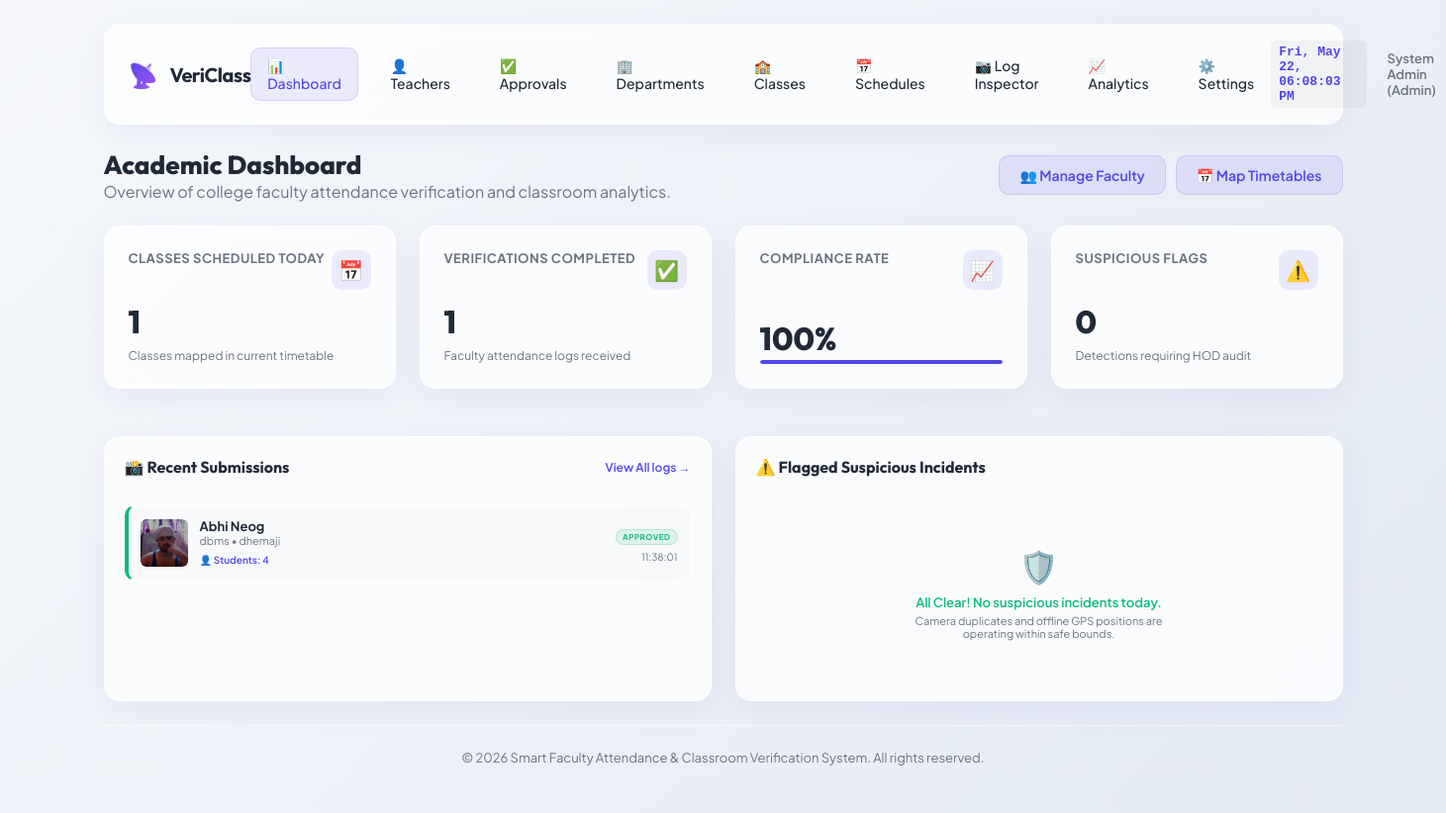
The page /admin/dashboard (signed in) on the database its author committed.
### models.py (models this page shows, shortened)
class ImageRecord(db.Model):
    __tablename__ = 'image_records'
    id = db.Column(db.Integer, primary_key=True)
    image_path = db.Column(db.String(255), nullable=False)
    image_hash = db.Column(db.String(64), nullable=False)
    student_count = db.Column(db.Integer, nullable=False, default=0)

class TeacherProfile(db.Model):
    __tablename__ = 'teacher_profiles'
    id = db.Column(db.Integer, primary_key=True)
    user_id = db.Column(db.Integer, db.ForeignKey('users.id', ondelete='CASCADE'), unique=True, nullable=False)
    employee_id = db.Column(db.String(50), unique=True, nullable=False, index=True)
    name = db.Column(db.String(120), nullable=False)
    phone = db.Column(db.String(20), nullable=True)
    department_id = db.Column(db.Integer, db.ForeignKey('departments.id', ondelete='SET NULL'), nullable=True)
    approval_status = db.Column(db.String(20), default='Pending', nullable=False) # 'Pending', 'Approved', 'Rejected'
    approved_by_id = db.Column(db.Integer, db.ForeignKey('users.id'), nullable=True)
    approved_at = db.Column(db.DateTime, nullable=True)
    user = db.relationship('User', foreign_keys=[user_id], back_populates='profile', lazy=True)
    approver = db.relationship('User', foreign_keys=[approved_by_id], lazy=True)
    timetables = db.relationship('Timetable', backref='teacher_profile', cascade="all, delete-orphan", lazy=True)
    attendance_logs = db.relationship('AttendanceLog', backref='teacher_profile', cascade="all, delete-orphan", lazy=True)

class Timetable(db.Model):
    __tablename__ = 'timetables'
    id = db.Column(db.Integer, primary_key=True)
    teacher_profile_id = db.Column(db.Integer, db.ForeignKey('teacher_profiles.id', ondelete='CASCADE'), nullable=False)
    class_id = db.Column(db.Integer, db.ForeignKey('classes.id', ondelete='CASCADE'), nullable=False)
    subject = db.Column(db.String(100), nullable=False)
    classroom = db.Column(db.String(50), nullable=False)
    day_of_week = db.Column(db.Integer, nullable=False) # 0 = Monday, ..., 6 = Sunday
    period = db.Column(db.String(50), nullable=False, default="Period 1")
    start_time = db.Column(db.Time, nullable=False)
    end_time = db.Column(db.Time, nullable=False)
    attendance_logs = db.relationship('AttendanceLog', backref='timetable', cascade="all, delete-orphan", lazy=True)

class AttendanceLog(db.Model):
    __tablename__ = 'attendance_logs'
    id = db.Column(db.Integer, primary_key=True)
    teacher_profile_id = db.Column(db.Integer, db.ForeignKey('teacher_profiles.id', ondelete='CASCADE'), nullable=False)
    timetable_id = db.Column(db.Integer, db.ForeignKey('timetables.id', ondelete='CASCADE'), nullable=False)
    timestamp = db.Column(db.DateTime, default=datetime.utcnow, nullable=False)
    gps_record_id = db.Column(db.Integer, db.ForeignKey('gps_records.id', ondelete='CASCADE'), unique=True, nullable=False)
    image_record_id = db.Column(db.Integer, db.ForeignKey('image_records.id', ondelete='CASCADE'), unique=True, nullable=False)
    status = db.Column(db.String(20), nullable=False, default='Pending') # 'Approved', 'Suspicious', 'Rejected'
    suspicious_reason = db.Column(db.String(255), nullable=True)
    verification_notes = db.Column(db.Text, nullable=True)
    gps_record = db.relationship('GPSRecord', backref=db.backref('attendance_log', uselist=False), lazy=True)
    image_record = db.relationship('ImageRecord', backref=db.backref('attendance_log', uselist=False), lazy=True)
    def to_dict(self):
        return {
            'id': self.id,
            'teacher_profile_id': self.teacher_profile_id,
            'teacher_name': self.teacher_profile.name if self.teacher_profile else 'Unknown',
            'timetable_id': self.timetable_id,
            'subject': self.timetable.subject if self.timetable else 'Deleted Class',
            'classroom': self.timetable.classroom if self.timetable else 'N/A',
            'class_name': self.timetable.class_section.name if (self.timetable and self.timetable.class_section) else 'N/A',
            'period': self.timetable.period if self.timetable else 'N/A',
            'timestamp': self.timestamp.strftime('%Y-%m-%d %H:%M:%S'),
            'latitude': self.gps_record.latitude if self.gps_record else 0.0,
            'longitude': self.gps_record.longitude if self.gps_record else 0.0,
            'distance_meters': round(self.gps_record.distance_meters, 2) if self.gps_record else 0.0,
            'image_path': self.image_record.image_path if self.image_record else '',
            'image_hash': self.image_record.image_hash if self.image_record else '',
            'student_count': self.image_record.student_count if self.image_record else 0,
            'status': self.status,
            'suspicious_reason': self.suspicious_reason,
            'verification_notes': self.verification_notes
        }

### app.py (the view)
@app.route('/admin/dashboard')
def admin_dashboard():
    if not is_logged_in() or session.get('role') != 'admin':
        flash("Access Denied.", "danger")
        return redirect(url_for('login'))
    now = utils.get_local_now()
    today_start = datetime.datetime.combine(now.date(), datetime.time.min, tzinfo=now.tzinfo)
    today_end = datetime.datetime.combine(now.date(), datetime.time.max, tzinfo=now.tzinfo)
    scheduled_count = Timetable.query.filter_by(day_of_week=now.weekday()).count()
    completed_logs = AttendanceLog.query.filter(AttendanceLog.timestamp.between(today_start, today_end)).all()
    completed_count = len(completed_logs)
    compliance_rate = 0
    if scheduled_count > 0:
        compliance_rate = round((completed_count / scheduled_count) * 100)
    suspicious_count = AttendanceLog.query.filter(
        AttendanceLog.timestamp.between(today_start, today_end),
        AttendanceLog.status == 'Suspicious'
    ).count()
    pending_count = TeacherProfile.query.filter_by(approval_status='Pending').count()
    stats = {
        'scheduled': scheduled_count,
        'completed': completed_count,
        'compliance_rate': min(compliance_rate, 100),
        'suspicious': suspicious_count,
        'pending_registrations': pending_count
    }
    recent_logs = []
    for log in completed_logs[-5:]:  # Last 5 submissions
        recent_logs.append(log.to_dict())
    recent_logs.reverse()
    suspicious_logs = []
    suspicious_entries = AttendanceLog.query.filter(
        AttendanceLog.timestamp.between(today_start, today_end),
        AttendanceLog.status == 'Suspicious'
    ).all()
    for log in suspicious_entries:
        suspicious_logs.append(log.to_dict())
    return render_template('admin_dashboard.html',
                           stats=stats,
                           recent_logs=recent_logs,
                           suspicious_logs=suspicious_logs)

### templates/admin_dashboard.html (shortened to what this page needs)
{% extends "base.html" %}
{% block content %}
<div style="margin-bottom: 24px; display: flex; justify-content: space-between; align-items: center; flex-wrap: wrap; gap: 12px;">
    <div>
        <h2 style="font-family: var(--font-title); font-size: 26px; font-weight: 800;">Academic Dashboard</h2>
        <p style="color: var(--color-text-muted);">Overview of college faculty attendance verification and classroom analytics.</p>
    </div>
    <div style="display: flex; gap: 10px;">
        <a href="{{ url_for('admin_teachers') }}" class="btn btn-secondary">👥 Manage Faculty</a>
        <a href="{{ url_for('admin_timetable') }}" class="btn btn-secondary">📅 Map Timetables</a>
    </div>
</div>
<div class="grid-4" style="margin-bottom: 24px;">
    <div class="glass-card metric-card">
        <div class="metric-header">
            <span class="metric-title">Classes Scheduled Today</span>
            <span class="metric-icon">📅</span>
        </div>
        <div>
            <div class="metric-value">{{ stats.scheduled }}</div>
            <span class="metric-desc">Classes mapped in current timetable</span>
        </div>
    </div>
    <div class="glass-card metric-card">
        <div class="metric-header">
            <span class="metric-title">Verifications Completed</span>
            <span class="metric-icon">✅</span>
        </div>
        <div>
            <div class="metric-value">{{ stats.completed }}</div>
            <span class="metric-desc">Faculty attendance logs received</span>
        </div>
    </div>
    <div class="glass-card metric-card">
        <div class="metric-header">
            <span class="metric-title">Compliance Rate</span>
            <span class="metric-icon">📈</span>
        </div>
        <div>
            <div class="metric-value">{{ stats.compliance_rate }}%</div>
            <div class="metric-desc">
                <div style="width: 100%; height: 4px; background: rgba(0,0,0,0.05); border-radius: 2px; margin-top: 6px; overflow: hidden;">
                    <div style="width: {{ stats.compliance_rate }}%; height: 100%; background: var(--color-primary); border-radius: 2px;"></div>
                </div>
            </div>
        </div>
    </div>
    <div class="glass-card metric-card" style="{% if stats.suspicious > 0 %}border-color: rgba(245,158,11,0.4); background: var(--color-warning-light);{% endif %}">
        <div class="metric-header">
            <span class="metric-title" style="{% if stats.suspicious > 0 %}color: var(--color-warning);{% endif %}">Suspicious Flags</span>
            <span class="metric-icon" style="{% if stats.suspicious > 0 %}background: rgba(245,158,11,0.2); color: var(--color-warning);{% endif %}">⚠️</span>
        </div>
        <div>
            <div class="metric-value" style="{% if stats.suspicious > 0 %}color: var(--color-warning);{% endif %}">{{ stats.suspicious }}</div>
            <span class="metric-desc">Detections requiring HOD audit</span>
        </div>
    </div>
</div>
<div class="grid-2">
    <div class="glass-card" style="padding: 20px;">
        <div style="display: flex; justify-content: space-between; align-items: center; border-bottom: 1px solid var(--border-card); padding-bottom: 12px; margin-bottom: 16px;">
            <h3 style="font-family: var(--font-title); font-size: 16px;">📸 Recent Submissions</h3>
            <a href="{{ url_for('admin_attendance') }}" style="font-size: 12px; font-weight: 600;">View All logs &rarr;</a>
        </div>
        {% if recent_logs %}
            <div style="display: flex; flex-direction: column; gap: 12px;">
                {% for log in recent_logs %}
                    <div style="display: flex; align-items: center; justify-content: space-between; padding: 12px; border-radius: var(--border-radius-md); background: rgba(0,0,0,0.01); border: 1px solid var(--border-card); {% if log.status == 'Suspicious' %}border-left: 4px solid var(--color-warning);{% elif log.status == 'Approved' %}border-left: 4px solid var(--color-success);{% else %}border-left: 4px solid var(--color-danger);{% endif %}">
                        <div style="display: flex; align-items: center; gap: 12px;">
                            <img src="{{ url_for('static', filename=log.image_path.replace('static/', '')) }}" style="width: 48px; height: 48px; border-radius: var(--border-radius-sm); object-fit: cover;" alt="Classroom thumb">
                            <div>
                                <h4 style="font-size: 13px; font-weight: 700;">{{ log.teacher_name }}</h4>
                                <p style="font-size: 11px; color: var(--color-text-muted);">{{ log.subject }} &bull; {{ log.classroom }}</p>
                                <span style="font-size: 10px; color: var(--color-primary); font-weight: 600;">👤 Students: {{ log.student_count }}</span>
                            </div>
                        </div>
                        <div style="text-align: right;">
                            <span class="badge {% if log.status == 'Approved' %}badge-approved{% elif log.status == 'Suspicious' %}badge-suspicious{% else %}badge-rejected{% endif %}" style="font-size: 8px; padding: 2px 6px; margin-bottom: 6px;">
                                {{ log.status }}
                            </span>
                            <p style="font-size: 10px; color: var(--color-text-muted);">{{ log.timestamp.split(' ')[1] }}</p>
                        </div>
                    </div>
                {% endfor %}
            </div>
        {% else %}
            <p style="color: var(--color-text-muted); font-size: 13px; text-align: center; padding: 40px 0;">No attendance records submitted today yet.</p>
        {% endif %}
    </div>
    <div class="glass-card" style="padding: 20px;">
        <div style="border-bottom: 1px solid var(--border-card); padding-bottom: 12px; margin-bottom: 16px;">
            <h3 style="font-family: var(--font-title); font-size: 16px;">⚠️ Flagged Suspicious Incidents</h3>
        </div>
        {% if suspicious_logs %}
            <div style="display: flex; flex-direction: column; gap: 12px; max-height: 380px; overflow-y: auto; padding-right: 4px;">
                {% for log in suspicious_logs %}
                    <div style="padding: 14px; border-radius: var(--border-radius-md); border: 1px solid rgba(245,158,11,0.25); background: var(--color-warning-light); display: flex; flex-direction: column; gap: 6px;">
                        <div style="display: flex; justify-content: space-between; align-items: center;">
                            <span style="font-size: 12px; font-weight: 700; color: var(--color-warning);">⚠️ {{ log.suspicious_reason }}</span>
                            <span style="font-size: 10px; color: var(--color-text-muted);">{{ log.timestamp }}</span>
                        </div>
                        <p style="font-size: 13px; font-weight: 500; line-height: 1.3;">
                            <strong>{{ log.teacher_name }}</strong> submitted attendance for class <strong>{{ log.subject }}</strong> in {{ log.classroom }} with a flag.
                        </p>
                        <div style="display: flex; justify-content: space-between; align-items: center; margin-top: 4px;">
                            <span style="font-size: 11px; color: var(--color-text-muted);">Distance: {{ log.distance_meters }}m &bull; Students: {{ log.student_count }}</span>
                            <a href="{{ url_for('admin_attendance') }}?inspect_id={{ log.id }}" class="btn btn-secondary" style="padding: 4px 10px; font-size: 10px;">Audit Incident</a>
                        </div>
                    </div>
                {% endfor %}
            </div>
        {% else %}
            <div style="display: flex; flex-direction: column; align-items: center; justify-content: center; padding: 40px 20px; text-align: center; border: 1px dashed var(--border-card); border-radius: var(--border-radius-md);">
                <span style="font-size: 32px; margin-bottom: 8px;">🛡️</span>
                <p style="font-size: 13px; font-weight: 600; color: var(--color-success);">All Clear! No suspicious incidents today.</p>
                <p style="font-size: 11px; color: var(--color-text-muted); max-width: 250px; margin-top: 4px;">Camera duplicates and offline GPS positions are operating within safe bounds.</p>
            </div>
        {% endif %}
    </div>
</div>
{% endblock %}

### rows shown on the page
ImageRecord: image_path (picture)
TeacherProfile: teacher_name "Abhi Neog"
Timetable: subject "dbms", classroom "dhemaji"
AttendanceLog: status "APPROVED"

### other values the page prints
{{ session.get('name') }} "System Admin"
{{ session.get('role')|capitalize }} "Admin"
{{ stats.scheduled }} "1"
{{ stats.completed }} "1"
{{ stats.compliance_rate }} "100"
{{ stats.suspicious }} "0"
{{ log.student_count }} "4"
{{ log.timestamp.split(' ')[1] }} "11:38:01"
